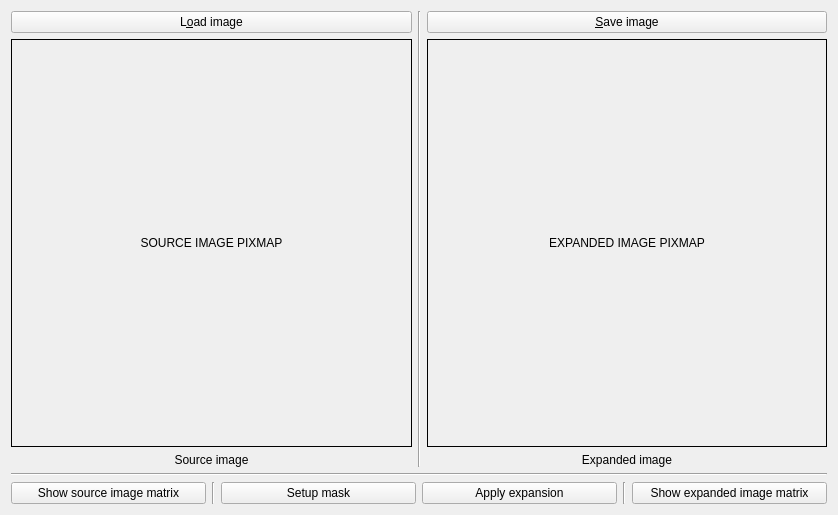
<?xml version="1.0" encoding="UTF-8"?>
<ui version="4.0">
 <class>ExpansionWidget</class>
 <widget class="QWidget" name="ExpansionWidget">
  <property name="geometry">
   <rect>
    <x>0</x>
    <y>0</y>
    <width>838</width>
    <height>515</height>
   </rect>
  </property>
  <property name="windowTitle">
   <string>ExpansionWidget</string>
  </property>
  <layout class="QVBoxLayout" name="verticalLayout">
   <item>
    <layout class="QHBoxLayout" name="horizontalLayout" stretch="0,0,0">
     <item>
      <layout class="QVBoxLayout" name="verticalLayout_2">
       <item>
        <layout class="QHBoxLayout" name="horizontalLayout_4">
         <property name="sizeConstraint">
          <enum>QLayout::SizeConstraint::SetDefaultConstraint</enum>
         </property>
         <property name="leftMargin">
          <number>0</number>
         </property>
         <property name="topMargin">
          <number>0</number>
         </property>
         <item>
          <widget class="QPushButton" name="load_source_image_button">
           <property name="text">
            <string>L&amp;oad image</string>
           </property>
          </widget>
         </item>
        </layout>
       </item>
       <item>
        <widget class="QLabel" name="source_image_label_pixmap">
         <property name="sizePolicy">
          <sizepolicy hsizetype="Expanding" vsizetype="Expanding">
           <horstretch>0</horstretch>
           <verstretch>0</verstretch>
          </sizepolicy>
         </property>
         <property name="styleSheet">
          <string notr="true">border: 1px solid rgb(0, 0, 0);</string>
         </property>
         <property name="frameShape">
          <enum>QFrame::Shape::NoFrame</enum>
         </property>
         <property name="text">
          <string>SOURCE IMAGE PIXMAP</string>
         </property>
         <property name="alignment">
          <set>Qt::AlignmentFlag::AlignCenter</set>
         </property>
        </widget>
       </item>
       <item>
        <widget class="QLabel" name="label_2">
         <property name="sizePolicy">
          <sizepolicy hsizetype="Preferred" vsizetype="Minimum">
           <horstretch>0</horstretch>
           <verstretch>0</verstretch>
          </sizepolicy>
         </property>
         <property name="text">
          <string>Source image</string>
         </property>
         <property name="alignment">
          <set>Qt::AlignmentFlag::AlignCenter</set>
         </property>
        </widget>
       </item>
      </layout>
     </item>
     <item>
      <widget class="Line" name="line">
       <property name="orientation">
        <enum>Qt::Orientation::Vertical</enum>
       </property>
      </widget>
     </item>
     <item>
      <layout class="QVBoxLayout" name="verticalLayout_5">
       <item>
        <widget class="QPushButton" name="save_expanded_image_button">
         <property name="text">
          <string>&amp;Save image</string>
         </property>
        </widget>
       </item>
       <item>
        <widget class="QLabel" name="expanded_image_label_pixmap">
         <property name="sizePolicy">
          <sizepolicy hsizetype="Expanding" vsizetype="Expanding">
           <horstretch>0</horstretch>
           <verstretch>0</verstretch>
          </sizepolicy>
         </property>
         <property name="styleSheet">
          <string notr="true">border: 1px solid rgb(0,0,0);</string>
         </property>
         <property name="frameShape">
          <enum>QFrame::Shape::NoFrame</enum>
         </property>
         <property name="text">
          <string>EXPANDED IMAGE PIXMAP</string>
         </property>
         <property name="alignment">
          <set>Qt::AlignmentFlag::AlignCenter</set>
         </property>
        </widget>
       </item>
       <item>
        <widget class="QLabel" name="label_4">
         <property name="sizePolicy">
          <sizepolicy hsizetype="Preferred" vsizetype="Minimum">
           <horstretch>0</horstretch>
           <verstretch>0</verstretch>
          </sizepolicy>
         </property>
         <property name="text">
          <string>Expanded image</string>
         </property>
         <property name="alignment">
          <set>Qt::AlignmentFlag::AlignCenter</set>
         </property>
        </widget>
       </item>
      </layout>
     </item>
    </layout>
   </item>
   <item>
    <widget class="Line" name="line_2">
     <property name="orientation">
      <enum>Qt::Orientation::Horizontal</enum>
     </property>
    </widget>
   </item>
   <item>
    <layout class="QHBoxLayout" name="horizontalLayout_2">
     <item>
      <widget class="QPushButton" name="show_source_image_matrix_button">
       <property name="text">
        <string>Show source image matrix</string>
       </property>
      </widget>
     </item>
     <item>
      <widget class="Line" name="line_3">
       <property name="orientation">
        <enum>Qt::Orientation::Vertical</enum>
       </property>
      </widget>
     </item>
     <item>
      <widget class="QPushButton" name="setup_mask_button">
       <property name="text">
        <string>Setup mask</string>
       </property>
      </widget>
     </item>
     <item>
      <widget class="QPushButton" name="apply_expansion_button">
       <property name="text">
        <string>Apply expansion</string>
       </property>
      </widget>
     </item>
     <item>
      <widget class="Line" name="line_4">
       <property name="orientation">
        <enum>Qt::Orientation::Vertical</enum>
       </property>
      </widget>
     </item>
     <item>
      <widget class="QPushButton" name="show_expanded_image_matrix_button">
       <property name="sizePolicy">
        <sizepolicy hsizetype="Preferred" vsizetype="Fixed">
         <horstretch>0</horstretch>
         <verstretch>0</verstretch>
        </sizepolicy>
       </property>
       <property name="text">
        <string>Show expanded image matrix</string>
       </property>
      </widget>
     </item>
    </layout>
   </item>
  </layout>
 </widget>
 <resources/>
 <connections/>
</ui>
